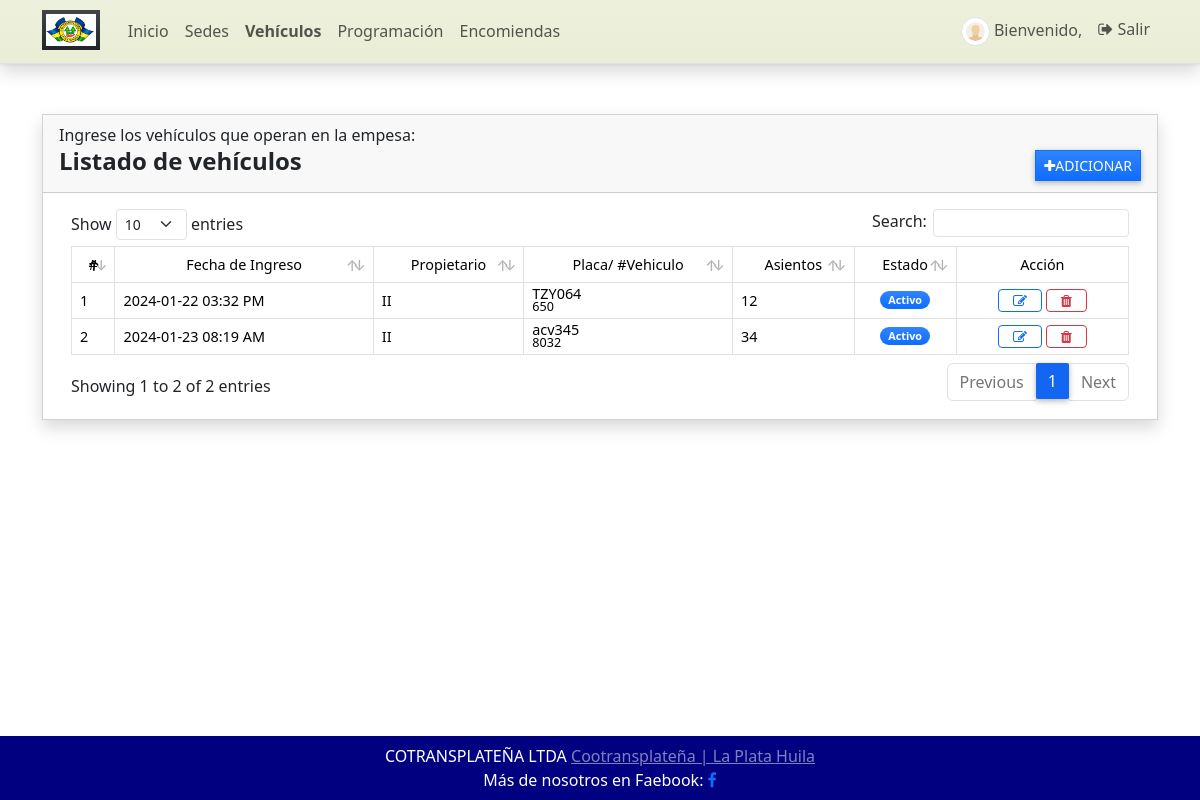
The app's page /vehiculo (signed in), older data.
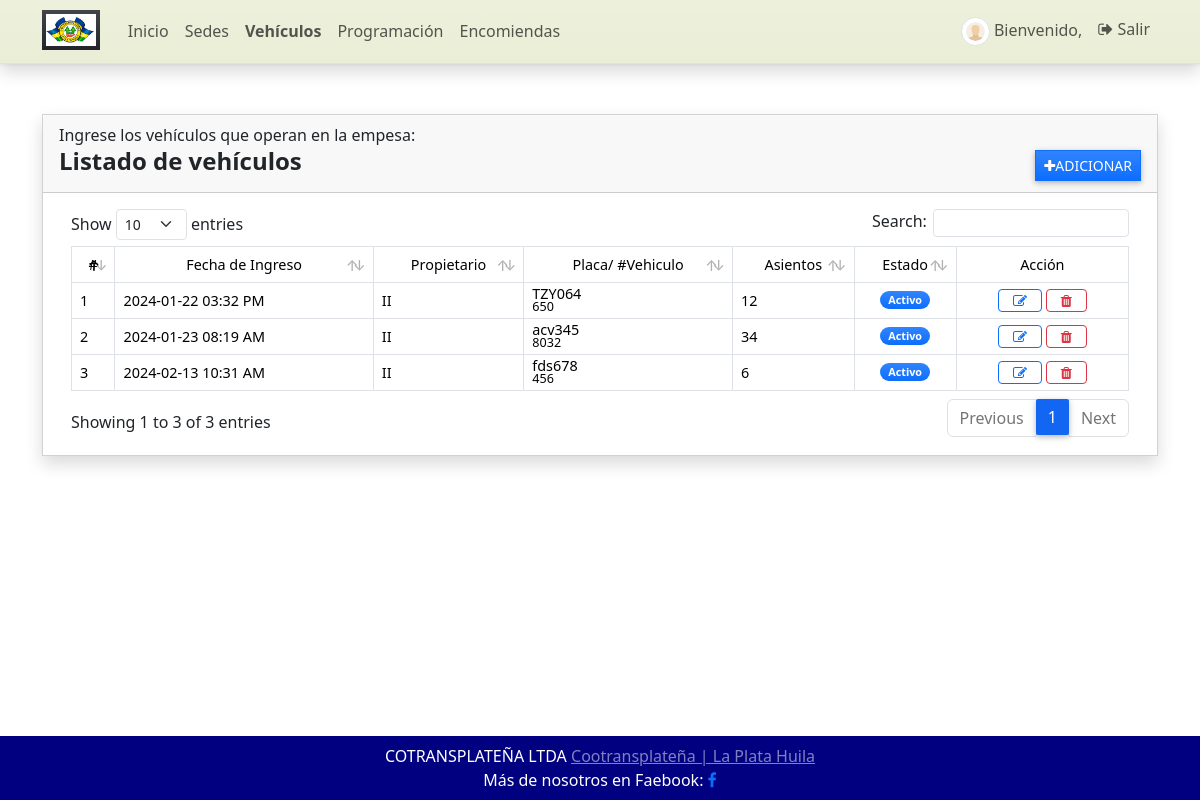
The same page, newer data.
### GestorApp/models.py (models this page shows, shortened)
class Vehiculo(models.Model):
    propietario = models.ForeignKey(Propietario, on_delete=models.CASCADE, blank=True, null=True)
    numero_veh = models.CharField(max_length=5)
    placa_veh = models.CharField(max_length=8)
    asientos = models.PositiveIntegerField(default=0, validators=[MinValueValidator(1), MaxValueValidator(50)])
    estado = models.CharField(max_length=2, choices=(('1', 'Activo'), ('2', 'Inactivo'), ), default=1)
    fecha_creado = models.DateTimeField(default=timezone.now)
    fecha_actualizado = models.DateTimeField(auto_now=True)
    class Meta:
        verbose_name_plural = 'Vehículos'

class Propietario(models.Model):
    propietario = models.CharField(max_length=100)
    documento = models.CharField(max_length=12)
    estado = models.CharField(max_length=2, choices=(('1', 'Activo'), ('2', 'Inactivo')), default=1)
    def __str__(self):
        return str(self.propietario)
    class Meta:
        verbose_name_plural = 'Propietarios'

### GestorApp/views.py (the view)
# urls.py: path('vehiculo', views.vehiculo, name='vehiculo-pagina'),
@login_required
def vehiculo(request: HttpRequest):
    context['page_title'] = "Vehículos"
    vehiculos = Vehiculo.objects.all()
    context['vehiculos'] = vehiculos
    return render(request, 'gestion/vehiculo.html', context)

### GestorApp/forms.py
class ActualizarContrasena(PasswordChangeForm):
    old_password = forms.CharField(
        widget=forms.PasswordInput(attrs={'class': 'form-control form-control-sm rounded-0'}),
        label="Contraseña Anterior")
    new_password1 = forms.CharField(
        widget=forms.PasswordInput(attrs={'class': 'form-control form-control-sm rounded-0'}),
        label="Nueva Constraseña")
    new_password2 = forms.CharField(
        widget=forms.PasswordInput(attrs={'class': 'form-control form-control-sm rounded-0'}),
        label="Confirmar Nueva Contraseña")
    class Meta:
        model = User
        fields = ('old_password', 'new_password1', 'new_password2')

### GestorApp/templates/gestion/vehiculo.html (shortened to what this page needs)
{% extends 'core/base.html' %}
{% load humanize %}
{% load customfilter %}
{% block Contenido %}
<div class="col-lg-12 col-md-12 col-sm-12 col-xs-12">
    <div class="card card-default rounded-0 shadow">
        <div class="card-header">
              <h7>Ingrese los vehículos que operan en la empesa:</h7>
            <div class="d-flex w-100 align-items-center justify-content-between">
                <h4 class="card-title fw-bold">Listado de vehículos</h4>
                <div class="tools">
                    <button type="button" class="btn btn-primary rounded-0 bg-gradient btn-sm" id='adiccion'><i class="fa fa-plus"></i>Adicionar</button>
                </div>
            </div>
        </div>
        <div class="card-body">
            <div class="container-fluid">
                <table class="table table-bordered" id="vehiculo-lista">
                    <thead>
                        <tr class="bg-gradient bg-secondary bg-opacity-50 text-light">
                            <th class="px-2 py-2 text-center">#</th>
                            <th class="px-2 py-2 text-center">Fecha de Ingreso</th>
                            <th class="px-2 py-2 text-center">Propietario</th>
                            <th class="px-2 py-2 text-center">Placa/ #Vehiculo</th>
                            <th class="px-2 py-2 text-center">Asientos</th>
                            <th class="px-2 py-2 text-center">Estado</th>
                            <th class="px-2 py-2 text-center">Acción</th>
                        </tr>
                    </thead>
                    <tbody>
                        {% for vehiculo in vehiculos %}
                        <tr>
                            <td class="px-2 py-1 align-middle">{{ forloop.counter }}</td>
                            <td class="px-2 py-1 align-middle">{{ vehiculo.fecha_actualizado|date:"Y-m-d h:i A" }}</td>
                            <td class="px-2 py-1 align-middle">{{ vehiculo.propietario }} </td>
                            <td class="px-2 py-1 align-middle">
                                <div class="lh-1 align-content-center">
                                    <div>{{ vehiculo.placa_veh }}</div>
                                     <small> <div>{{ vehiculo.numero_veh }}</div>   </small>
                                     </div>
                            </td>
                            <td class="px-2 py-1 align-middle">{{ vehiculo.asientos }}</td>
                            <td class="px-1 py-1 align-middle text-center">
                                {% if vehiculo.estado == '1' %}
                                <span class="badge bg-primary bg-gradient rounded-pill px-2">Activo</span> {% else %}
                                <span class="badge bg-secondary bg-gradient rounded-pill px-2">Inactivo</span> {% endif %}
                            </td>
                            <td class="px-2 py-1 align-middle text-center">
                                <a class="btn btn-outline-primary btn-sm edit-data" href="javascript:void(0)" data-id="{{ vehiculo.pk }}" title="Editar">
                                    <i class="fa fa-edit"></i>
                                </a>
                                <button class="btn btn-outline-danger btn-sm delete-data" type="button" data-id="{{ vehiculo.pk }}" title="Eliminar">
                                    <i class="fa fa-trash"></i>
                                </button>
                            </td>
                        </tr>
                        {% endfor %}
                    </tbody>
                </table>
            </div>
        </div>
    </div>
</div>
{% endblock Contenido %}

Row changes from the older to the newer data that the page shows:
added Vehiculo: fecha_actualizado "2024-02-13 10:31 AM", propietario "II", placa_veh "fds678", numero_veh "456", asientos "6", estado "Activo"
Text that changed along with them:
text written by a page script: "Show entries Search: Showing 1 to 2 of 2 entries Previous 1 Next" → "Show entries Search: Showing 1 to 3 of 3 entries Previous 1 Next"
